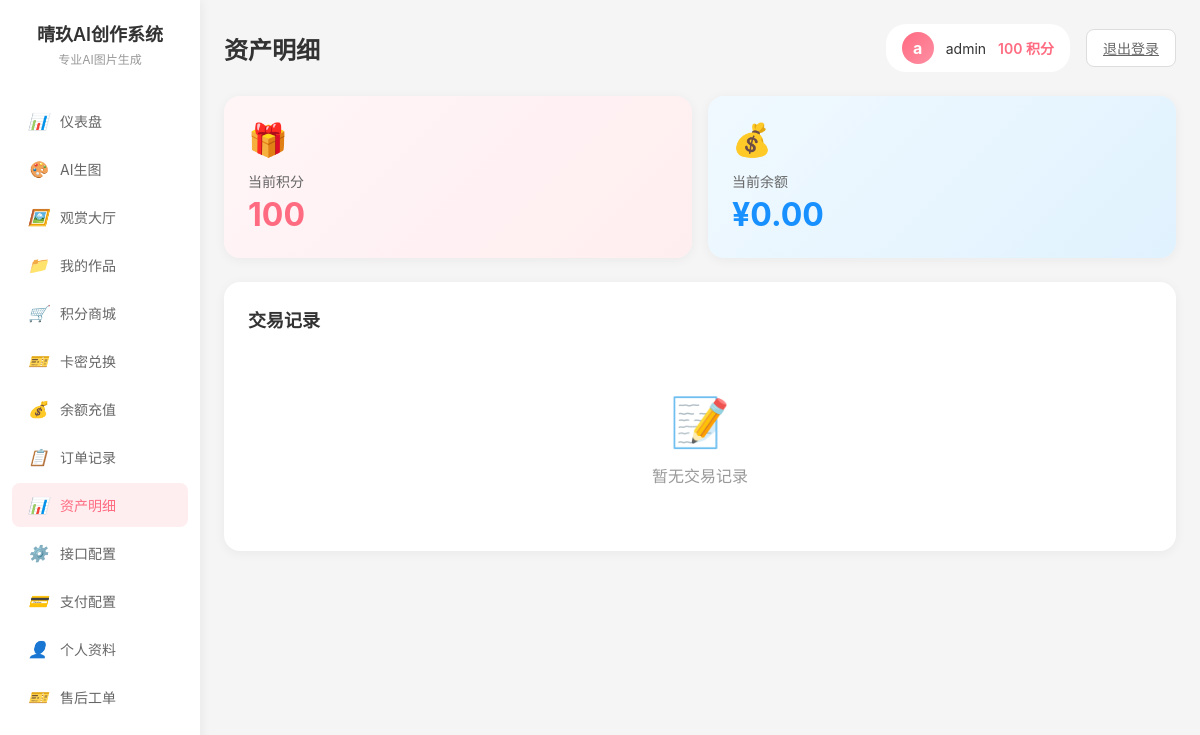
The app's page /account_detail.php (signed in) with its own data.
### tables this page shows
CREATE TABLE `user` (
  `id` INT AUTO_INCREMENT PRIMARY KEY COMMENT '用户ID',
  `username` VARCHAR(50) NOT NULL COMMENT '用户名',
  `email` VARCHAR(100) NOT NULL COMMENT '邮箱',
  `password` VARCHAR(255) NOT NULL COMMENT '密码(哈希)',
  `avatar` VARCHAR(255) DEFAULT NULL COMMENT '头像',
  `points` INT DEFAULT 1 COMMENT '积分',
  `balance` DECIMAL(10,2) DEFAULT 0.00 COMMENT '余额',
  `member_level` INT DEFAULT 1 COMMENT '会员等级',
  `status` INT DEFAULT 1 COMMENT '状态(1=正常,0=禁用)',
  `created_at` TIMESTAMP DEFAULT CURRENT_TIMESTAMP COMMENT '创建时间',
  `updated_at` TIMESTAMP DEFAULT CURRENT_TIMESTAMP ON UPDATE CURRENT_TIMESTAMP COMMENT '更新时间'
);

### account_detail.php (the view, shortened to what this page needs)
<?php
require_once 'config.php';
$userid = $_SESSION['userid'];
$stmt = $pdo->prepare("SELECT * FROM user WHERE id = ?");
$stmt->execute(array($userid));
$user = $stmt->fetch(PDO::FETCH_ASSOC);
$userPoints = isset($user['points']) ? $user['points'] : 0;
$userBalance = isset($user['balance']) ? $user['balance'] : 0;
$stmt = $pdo->prepare("SELECT * FROM account_logs WHERE user_id = ? ORDER BY created_at DESC LIMIT 50");
$stmt->execute(array($userid));
$logs = $stmt->fetchAll(PDO::FETCH_ASSOC);
?>
<!DOCTYPE html>
<html lang="zh-CN">
<head>
</head>
<body>
    <div class="sidebar">
        <div class="sidebar-logo">
            <h1>晴玖AI创作系统</h1>
            <p>专业AI图片生成</p>
        </div>
        <ul class="sidebar-nav">
            <li><a href="dashboard.php"><i>📊</i>仪表盘</a></li>
            <li><a href="index.php"><i>🎨</i>AI生图</a></li>
            <li><a href="gallery.php"><i>🖼️</i>观赏大厅</a></li>
            <li><a href="works.php"><i>📁</i>我的作品</a></li>
            <li><a href="shop.php"><i>🛒</i>积分商城</a></li>
            <li><a href="card_exchange.php"><i>🎫</i>卡密兑换</a></li>
            <li><a href="recharge.php"><i>💰</i>余额充值</a></li>
            <li><a href="orders.php"><i>📋</i>订单记录</a></li>
            <li><a href="account_detail.php" class="active"><i>📊</i>资产明细</a></li>
            <li><a href="api_config.php"><i>⚙️</i>接口配置</a></li>
            <li><a href="pay_config.php"><i>💳</i>支付配置</a></li>
            <li><a href="profile.php"><i>👤</i>个人资料</a></li>
            <li><a href="ticket.php"><i>🎫</i>售后工单</a></li>
        </ul>
    </div>
    <div class="main">
        <div class="header">
            <div class="header-left"><h2>资产明细</h2></div>
            <div class="header-right">
                <div class="user-info">
                    <div class="user-avatar">
                        <?php if (!empty($user['avatar']) && file_exists($user['avatar'])): ?>
                            <img src="<?php echo htmlspecialchars($user['avatar']); ?>" alt="头像" style="width: 100%; height: 100%; border-radius: 50%; object-fit: cover;">
                        <?php else: ?>
                            <?php echo mb_substr(isset($user['username']) ? $user['username'] : 'U', 0, 1); ?>
                        <?php endif; ?>
                    </div>
                    <div class="user-name"><?php echo isset($user['username']) ? $user['username'] : '用户'; ?></div>
                    <div class="user-points"><?php echo $userPoints; ?> 积分</div>
                </div>
                <a href="logout.php" class="logout-btn">退出登录</a>
            </div>
        </div>
        <div class="balance-cards">
            <div class="balance-card pink">
                <div class="balance-icon">🎁</div>
                <div class="balance-label">当前积分</div>
                <div class="balance-value pink"><?php echo $userPoints; ?></div>
            </div>
            <div class="balance-card blue">
                <div class="balance-icon">💰</div>
                <div class="balance-label">当前余额</div>
                <div class="balance-value blue">¥<?php echo number_format($userBalance, 2); ?></div>
            </div>
        </div>
        <div class="logs-card">
            <div class="card-title">交易记录</div>
            <?php if (empty($logs)): ?>
                <div class="empty-state">
                    <div class="empty-icon">📝</div>
                    <div>暂无交易记录</div>
                </div>
            <?php endif; ?>
        </div>
    </div>
</body>
</html>

### account_detail.php (style rules this page uses)
* { margin: 0; padding: 0; box-sizing: border-box; }
body { font-family: -apple-system, BlinkMacSystemFont, "Segoe UI", "PingFang SC", sans-serif; background: #f5f5f5; min-height: 100vh; }
.sidebar { width: 200px; background: #fff; box-shadow: 2px 0 10px rgba(0,0,0,0.05); position: fixed; left: 0; top: 0; bottom: 0; padding: 20px 0; }
.sidebar-logo { text-align: center; margin-bottom: 32px; padding: 0 20px; }
.sidebar-logo h1 { font-size: 18px; color: #333; margin-bottom: 4px; font-weight: 600; }
.sidebar-logo p { font-size: 12px; color: #999; }
.sidebar-nav { list-style: none; padding: 0 12px; }
.sidebar-nav li { margin-bottom: 4px; }
.sidebar-nav a { display: flex; align-items: center; padding: 12px 16px; border-radius: 8px; color: #666; text-decoration: none; transition: all 0.2s; font-size: 14px; }
.sidebar-nav a.active { background: #ffeef0; color: #ff6b81; font-weight: 500; }
.sidebar-nav a i { margin-right: 12px; font-size: 16px; }
.main { margin-left: 200px; padding: 24px; }
.header { display: flex; justify-content: space-between; align-items: center; margin-bottom: 24px; }
.header-left h2 { font-size: 24px; color: #333; }
.header-right { display: flex; align-items: center; gap: 16px; }
.user-info { display: flex; align-items: center; gap: 12px; padding: 8px 16px; background: #fff; border-radius: 20px; }
.user-avatar { width: 32px; height: 32px; border-radius: 50%; background: linear-gradient(135deg, #ff6b81, #ff8fa3); display: flex; align-items: center; justify-content: center; color: #fff; font-weight: bold; }
.user-name { font-size: 14px; color: #333; }
.user-points { font-size: 14px; color: #ff6b81; font-weight: 600; }
.logout-btn { padding: 8px 16px; background: #fff; border: 1px solid #ddd; border-radius: 8px; font-size: 14px; color: #666; cursor: pointer; transition: all 0.2s; }
.balance-cards { display: grid; grid-template-columns: repeat(2, 1fr); gap: 16px; margin-bottom: 24px; }
.balance-card { background: #fff; border-radius: 16px; padding: 24px; box-shadow: 0 2px 12px rgba(0,0,0,0.05); }
.balance-card.pink { background: linear-gradient(135deg, #fff5f7, #ffeef0); }
.balance-card.blue { background: linear-gradient(135deg, #f0f9ff, #e0f2fe); }
.balance-icon { font-size: 32px; margin-bottom: 12px; }
.balance-label { font-size: 14px; color: #666; margin-bottom: 4px; }
.balance-value { font-size: 32px; font-weight: 700; }
.balance-value.pink { color: #ff6b81; }
.balance-value.blue { color: #1890ff; }
.logs-card { background: #fff; border-radius: 16px; padding: 24px; box-shadow: 0 2px 12px rgba(0,0,0,0.05); }
.card-title { font-size: 18px; font-weight: 600; color: #333; margin-bottom: 20px; }
.empty-state { text-align: center; padding: 40px; color: #999; }
.empty-icon { font-size: 48px; margin-bottom: 12px; }

### records on screen
user: username "a", username "admin", points "100", balance "0.00"
